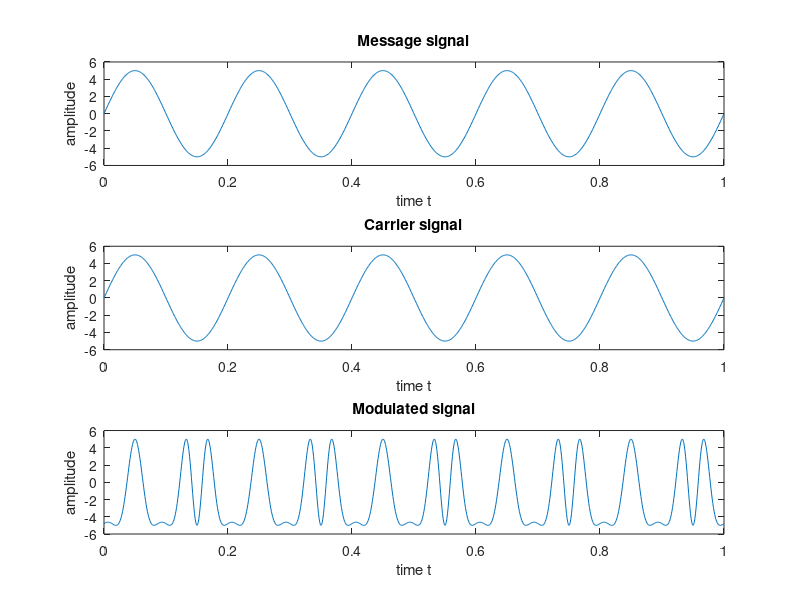

This figure's MATLAB source:
clc;
close all;
clear;
Ac=input('enter carrier signal amplitude:');
Am=input('enter message signal amplitude:');
fc=input('enter carrier frequecy:');
fm=input('enter message frequency:');
m=input('enter modulating index:');
t = 0:0.001:1;
y1=Am.*sin(2*pi*fm*t);
subplot(3,1,1);
plot(t,y1);
xlabel('time t');
ylabel('amplitude');
title('Message signal');
y2=Ac.*sin(2*pi*fc*t);
subplot(3,1,2);
plot(t,y2);
xlabel('time t');
ylabel('amplitude');
title('Carrier signal');
y3=Ac.*sin(2*pi*fc*t+m.*cos(2*pi*fm*t));
subplot(3,1,3);
plot(t,y3);
xlabel('time t');
ylabel('amplitude');
title('Modulated signal');
%By Rajat Gupta
